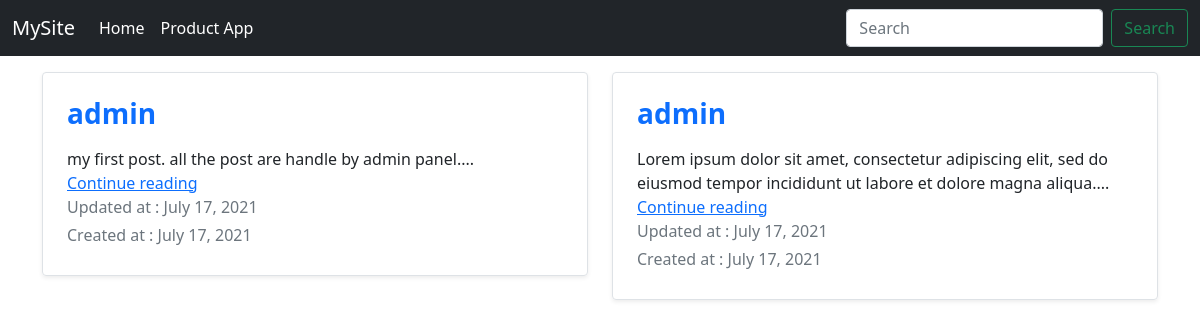
The page /user/ on the database its author committed.
### User/models.py (models this page shows)
class Post(models.Model):
    user = models.ForeignKey(User, on_delete=models.DO_NOTHING)
    text = models.TextField(default="")
    created_at = models.DateField()
    updated_at = models.DateField()
    def __str__(self):
        return self.text

### User/views.py (the view)
# urls.py: path("", views.index,name="ProductsHome"),
def index(request):
    myposts= Post.objects.all()
    print(myposts)
    return render(request,'user/index.html',{'myposts':myposts})

### User/templates/User/index.html (shortened to what this page needs)
{% extends 'User/basic.html' %}
{% block body %}
<div class= "container">
  <div class="row mb-2 my-3">
{% for i in myposts %}
    <div class="col-md-6">
      <div class="row g-0 border rounded overflow-hidden flex-md-row mb-4 shadow-sm h-md-250 position-relative">
        <div class="col p-4 d-flex flex-column position-static">
          <h3><strong class="d-inline-block mb-2 text-primary">{{i.user}}</strong></h3>
          <p class="card-text mb-auto">{{i.text}}...</p>
           <a href="post/{{i.id}}" class="stretched-link">Continue reading</a>
          <div class="mb-1 text-muted">Updated at : {{i.updated_at}}</div>
          <div class="mb-1 text-muted"> Created at : {{i.created_at}}</div>
        </div>
      </div>
    </div>
    {% if forloop.counter|divisibleby:2 %}
  </div>
    {% endif %}
    {% endfor %}
</div>
{% endblock body %}

### rows shown on the page
Post: user "admin", text "my first post. all the post are handle by admin panel.", updated_at "July 17, 2021", created_at "July 17, 2021"
Post: user "admin", text "Lorem ipsum dolor sit amet, consectetur adipiscing elit, sed do eiusmod tempor incididunt ut labore et dolore magna aliqua.", updated_at "July 17, 2021", created_at "July 17, 2021"
